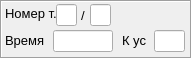
       <widget class="QFrame" name="frame_vrch">
        <property name="minimumSize">
         <size>
          <width>192</width>
          <height>59</height>
         </size>
        </property>
        <property name="maximumSize">
         <size>
          <width>192</width>
          <height>59</height>
         </size>
        </property>
        <property name="frameShape">
         <enum>QFrame::Box</enum>
        </property>
        <property name="frameShadow">
         <enum>QFrame::Sunken</enum>
        </property>
        <widget class="QLabel" name="label_vtime">
         <property name="geometry">
          <rect>
           <x>5</x>
           <y>30</y>
           <width>51</width>
           <height>21</height>
          </rect>
         </property>
         <property name="font">
          <font>
           <pointsize>10</pointsize>
          </font>
         </property>
         <property name="text">
          <string>Время</string>
         </property>
        </widget>
        <widget class="ParamLineEditSel" name="ed_kusv">
         <property name="geometry">
          <rect>
           <x>154</x>
           <y>30</y>
           <width>31</width>
           <height>22</height>
          </rect>
         </property>
         <property name="font">
          <font>
           <pointsize>10</pointsize>
          </font>
         </property>
         <property name="alignment">
          <set>Qt::AlignCenter</set>
         </property>
        </widget>
        <widget class="ParamLineEditSel" name="ed_np_vrch">
         <property name="geometry">
          <rect>
           <x>56</x>
           <y>4</y>
           <width>21</width>
           <height>22</height>
          </rect>
         </property>
         <property name="font">
          <font>
           <pointsize>10</pointsize>
          </font>
         </property>
         <property name="alignment">
          <set>Qt::AlignCenter</set>
         </property>
        </widget>
        <widget class="QLabel" name="label_kusv">
         <property name="geometry">
          <rect>
           <x>122</x>
           <y>30</y>
           <width>31</width>
           <height>21</height>
          </rect>
         </property>
         <property name="font">
          <font>
           <pointsize>10</pointsize>
          </font>
         </property>
         <property name="text">
          <string>К ус</string>
         </property>
        </widget>
        <widget class="ParamLineEditSel" name="ed_timev">
         <property name="geometry">
          <rect>
           <x>53</x>
           <y>30</y>
           <width>60</width>
           <height>22</height>
          </rect>
         </property>
         <property name="font">
          <font>
           <pointsize>10</pointsize>
          </font>
         </property>
         <property name="alignment">
          <set>Qt::AlignCenter</set>
         </property>
        </widget>
        <widget class="QLabel" name="label_npointv">
         <property name="geometry">
          <rect>
           <x>5</x>
           <y>3</y>
           <width>51</width>
           <height>21</height>
          </rect>
         </property>
         <property name="font">
          <font>
           <pointsize>10</pointsize>
          </font>
         </property>
         <property name="text">
          <string>Номер т.</string>
         </property>
        </widget>
        <widget class="QLabel" name="label_numpointv">
         <property name="geometry">
          <rect>
           <x>78</x>
           <y>5</y>
           <width>10</width>
           <height>21</height>
          </rect>
         </property>
         <property name="font">
          <font>
           <pointsize>10</pointsize>
          </font>
         </property>
         <property name="text">
          <string>/</string>
         </property>
         <property name="alignment">
          <set>Qt::AlignCenter</set>
         </property>
        </widget>
        <widget class="ParamLineEditSel" name="ed_nump_vrch">
         <property name="geometry">
          <rect>
           <x>90</x>
           <y>4</y>
           <width>21</width>
           <height>22</height>
          </rect>
         </property>
         <property name="font">
          <font>
           <pointsize>10</pointsize>
          </font>
         </property>
         <property name="alignment">
          <set>Qt::AlignCenter</set>
         </property>
        </widget>
       </widget>
